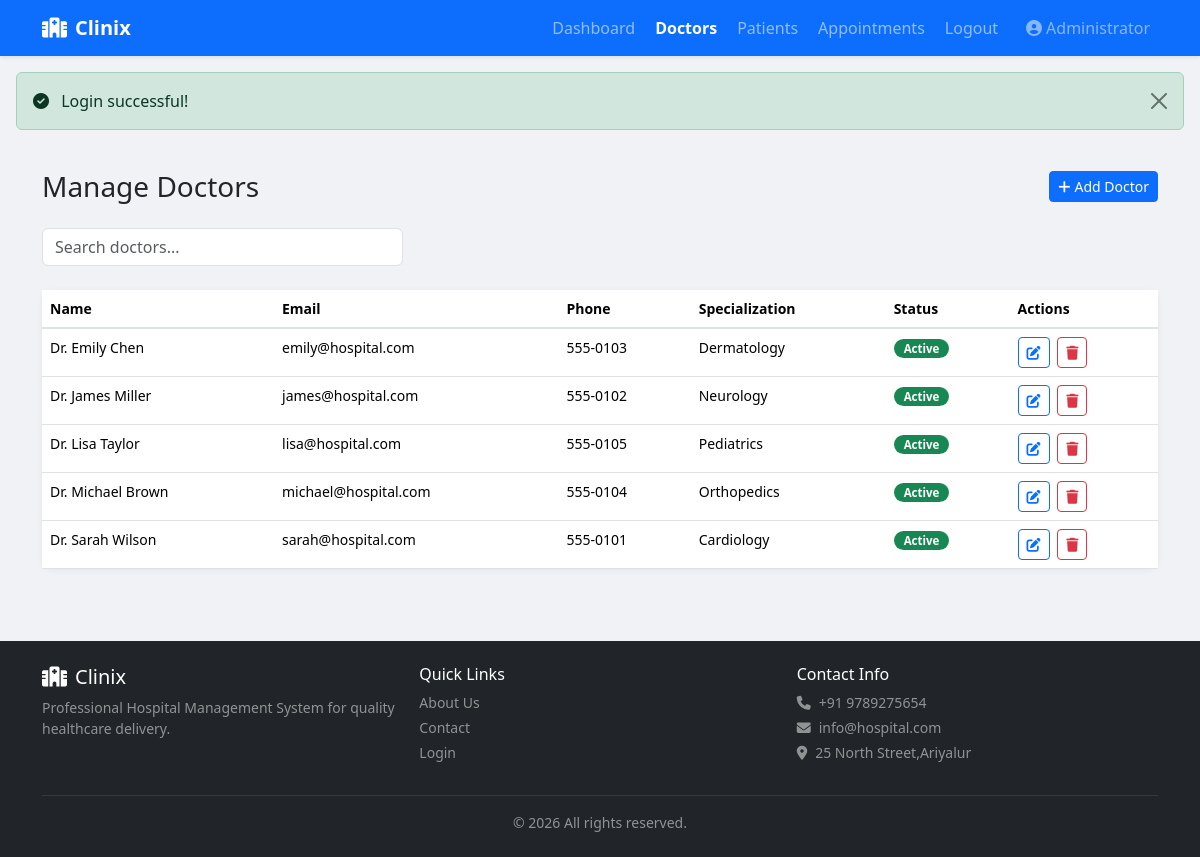
The page /admin/doctors.php (signed in) on the database its author committed.
### tables this page shows
CREATE TABLE doctors (
    id INT PRIMARY KEY AUTO_INCREMENT,
    name VARCHAR(100) NOT NULL,
    email VARCHAR(100) NOT NULL UNIQUE,
    phone VARCHAR(20) NOT NULL,
    specialization VARCHAR(100) NOT NULL,
    password VARCHAR(255) NOT NULL,
    status ENUM('active','inactive') DEFAULT 'active',
    created_at TIMESTAMP DEFAULT CURRENT_TIMESTAMP
);

### config.php (called while the page is built, shortened)
<?php
function getFlash() {
    if (isset($_SESSION['flash'])) {
        $f = $_SESSION['flash'];
        return $f;
    }
    return null;
}
function isLoggedIn() {
    return isset($_SESSION['user_id']);
}
function getDashboardUrl() {
    return match ($_SESSION['role'] ?? '') {
        'admin'   => 'admin/dashboard.php',
        'doctor'  => 'doctor/dashboard.php',
        'patient' => 'patient/dashboard.php',
        default   => 'index.php'
    };
}
function getNavItems() {
    $b = BASE_URL;
    $role = $_SESSION['role'] ?? null;
    if ($role === 'admin') return [
        'Dashboard'    => "$b/admin/dashboard.php",
        'Doctors'      => "$b/admin/doctors.php",
        'Patients'     => "$b/admin/patients.php",
        'Appointments' => "$b/admin/appointments.php",
        'Logout'       => "$b/logout.php"
    ];
    return [];
}

### admin/doctors.php (the view, shortened to what this page needs)
<?php
require_once __DIR__ . '/../includes/header.php';
 $sql = "SELECT * FROM doctors";
 $sql .= " ORDER BY name";
 $doctors = $conn->query($sql);
?>
<div class="d-flex justify-content-between align-items-center mb-4 flex-wrap gap-2">
    <h3 class="mb-0">Manage Doctors</h3>
    <button class="btn btn-primary btn-sm" data-bs-toggle="modal" data-bs-target="#docModal" onclick="clearForm()"><i class="fas fa-plus me-1"></i>Add Doctor</button>
</div>
<form method="GET" class="row g-3 mb-4"><div class="col-md-4"><input type="text" name="search" class="form-control" placeholder="Search doctors..." value="<?= htmlspecialchars($_GET['search'] ?? '') ?>"></div></form>
<div class="card">
    <div class="table-responsive">
        <table class="table table-hover mb-0">
            <thead><tr><th>Name</th><th>Email</th><th>Phone</th><th>Specialization</th><th>Status</th><th>Actions</th></tr></thead>
            <tbody>
            <?php if ($doctors->num_rows === 0): ?>
                <tr><td colspan="6" class="text-center text-muted py-4">No doctors found.</td></tr>
            <?php else: while ($d = $doctors->fetch_assoc()): ?>
                <tr>
                    <td><?= $d['name'] ?></td><td><?= $d['email'] ?></td><td><?= $d['phone'] ?></td><td><?= $d['specialization'] ?></td>
                    <td><span class="badge bg-<?= $d['status']==='active'?'success':'secondary' ?> badge-status"><?= ucfirst($d['status']) ?></span></td>
                    <td>
                        <a href="?edit=<?= $d['id'] ?>" class="btn btn-sm btn-outline-primary me-1" title="Edit"><i class="fas fa-edit"></i></a>
                        <a href="?delete=<?= $d['id'] ?>" class="btn btn-sm btn-outline-danger" data-confirm="Delete this doctor?" title="Delete"><i class="fas fa-trash"></i></a>
                    </td>
                </tr>
            <?php endwhile; endif; ?>
            </tbody>
        </table>
    </div>
</div>
<?php require_once __DIR__ . '/../includes/footer.php'; ?>

### includes/header.php (shortened to what this page needs)
<?php
require_once __DIR__ . '/../config.php';
?>
<!DOCTYPE html>
<html lang="en">
<head>
    <link href="https://cdn.jsdelivr.net/npm/bootstrap@5.3.3/dist/css/bootstrap.min.css" rel="stylesheet">
    <link href="https://cdnjs.cloudflare.com/ajax/libs/font-awesome/6.5.1/css/all.min.css" rel="stylesheet">
    <link href="<?= BASE_URL ?>/css/style.css" rel="stylesheet">
</head>
<body>
<nav class="navbar navbar-expand-lg navbar-dark bg-primary sticky-top shadow-sm">
    <div class="container">
        <a class="navbar-brand fw-bold" href="<?= isLoggedIn() ? BASE_URL . '/' . getDashboardUrl() : BASE_URL . '/index.php' ?>">             <i class="fas fa-hospital me-2"></i>Clinix
        </a>
        <div class="collapse navbar-collapse" id="navMenu">
            <ul class="navbar-nav ms-auto align-items-lg-center gap-lg-1">
                <?php foreach (getNavItems() as $label => $url): ?>
                <li class="nav-item">
                    <a class="nav-link <?= ($_SERVER['PHP_SELF'] === $url) ? 'active fw-semibold' : '' ?>"
                       href="<?= $url ?>"><?= $label ?></a>
                </li>
                <?php endforeach; ?>
                <?php if (isLoggedIn()): ?>
                <li class="nav-item ms-lg-2">
                    <span class="nav-link text-white-50 small">
                        <i class="fas fa-user-circle me-1"></i><?= $_SESSION['user_name'] ?>
                    </span>
                </li>
                <?php endif; ?>
            </ul>
        </div>
    </div>
</nav>
<?php if ($f = getFlash()): ?>
<div class="alert alert-<?= $f['type'] ?> alert-dismissible fade show mx-3 mt-3" role="alert">
    <i class="fas fa-<?= $f['type'] === 'success' ? 'check-circle' : ($f['type'] === 'danger' ? 'times-circle' : 'info-circle') ?> me-2"></i>
    <?= $f['msg'] ?>
    <button type="button" class="btn-close" data-bs-dismiss="alert"></button>
</div>
<?php endif; ?>
<div class="container py-4">

### includes/footer.php (shortened to what this page needs)
</div>
<footer class="bg-dark text-white py-4 mt-5">
    <div class="container">
        <div class="row g-3">
            <div class="col-md-4">
                <h5><i class="fas fa-hospital me-2"></i>Clinix</h5>
                <p class="text-white-50 small">Professional Hospital Management System for quality healthcare delivery.</p>
            </div>
            <div class="col-md-4">
                <h6>Quick Links</h6>
                <ul class="list-unstyled small">
                    <li class="mb-1"><a href="<?= BASE_URL ?>/about.php" class="text-white-50 text-decoration-none">About Us</a></li>
                    <li class="mb-1"><a href="<?= BASE_URL ?>/contact.php" class="text-white-50 text-decoration-none">Contact</a></li>
                    <li class="mb-1"><a href="<?= BASE_URL ?>/login.php" class="text-white-50 text-decoration-none">Login</a></li>
                </ul>
            </div>
            <div class="col-md-4">
                <h6>Contact Info</h6>
                <p class="text-white-50 small mb-1"><i class="fas fa-phone me-2"></i>+91 9789275654</p>
                <p class="text-white-50 small mb-1"><i class="fas fa-envelope me-2"></i>info@hospital.com</p>
                <p class="text-white-50 small mb-0"><i class="fas fa-map-marker-alt me-2"></i>25 North Street,Ariyalur</p>
            </div>
        </div>
        <hr class="border-secondary mt-3">
        <p class="text-center text-white-50 small mb-0">&copy; <?= date('Y') ?>  All rights reserved.</p>
    </div>
</footer>
</body>
</html>

### css/style.css (style rules this page uses)
:root { --primary: #0d6efd; --primary-dark: #0a58ca; }
body { font-family: 'Segoe UI', system-ui, -apple-system, sans-serif; background: #f0f2f5; min-height: 100vh; }
.card { border: none; border-radius: 12px; box-shadow: 0 1px 6px rgba(0,0,0,.06); }
.table { font-size: .875rem; }
.table th { font-weight: 600; border-bottom-width: 2px; white-space: nowrap; }
.badge-status { font-size: .72rem; padding: 4px 10px; border-radius: 20px; }
.btn-primary { background: var(--primary); border-color: var(--primary); }
.alert { animation: slideDown .3s ease; }

### rows shown on the page
doctors: name "Dr. Emily Chen", email "emily@hospital.com", phone "555-0103", specialization "Dermatology", status "Active"
doctors: name "Dr. James Miller", email "james@hospital.com", phone "555-0102", specialization "Neurology", status "Active"
doctors: name "Dr. Lisa Taylor", email "lisa@hospital.com", phone "555-0105", specialization "Pediatrics", status "Active"
doctors: name "Dr. Michael Brown", email "michael@hospital.com", phone "555-0104", specialization "Orthopedics", status "Active"
doctors: name "Dr. Sarah Wilson", email "sarah@hospital.com", phone "555-0101", specialization "Cardiology", status "Active"

### other values the page prints
$label "Dashboard"
$label "Doctors"
$label "Patients"
$label "Appointments"
$label "Logout"
$_SESSION['user_name'] "Administrator"
$f['msg'] "Login successful!"
